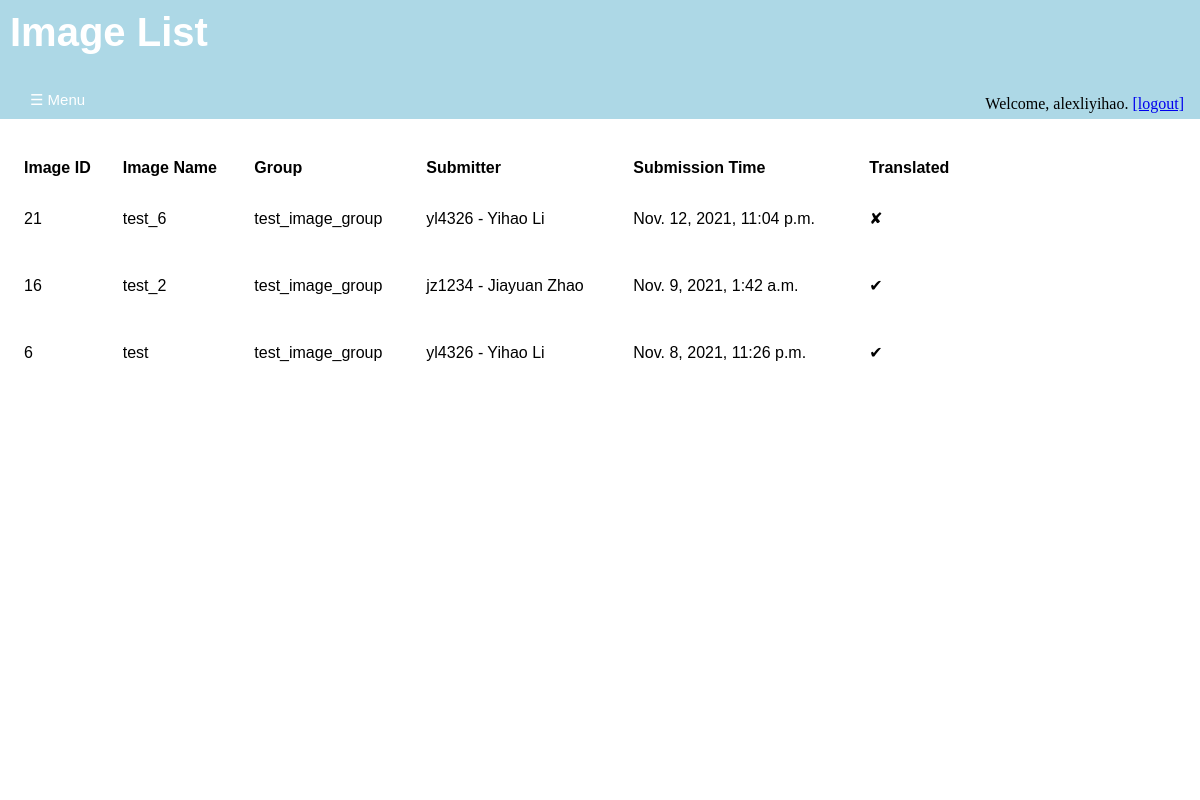
Screenshot of /annotations/image_list/ (signed in) with the database file from the repository.
### annotations/models.py (models this page shows, shortened)
class Image(models.Model):
    image_name = models.CharField(
        max_length = 200,
        unique = True
        )
    submission_date = models.DateTimeField(
        'date of submission',
        auto_now_add = True
        )
    image_upload = models.FileField(upload_to = svs_rename)
    translated = models.BooleanField(default = 'False')
    svs_path = models.FilePathField(
        path = f"{settings.HOME_PATH}/{settings.SVS_PATH}",
        match = ".*\.svs",
        null = True,
        blank = True
        )
    dzi_path = models.FilePathField(
        path = f"{settings.HOME_PATH}/{settings.DZI_PATH}",
        match = ".*\.dzi",
        null = True,
        blank = True
        )
    height = models.PositiveIntegerField(null = True, blank = True)
    width = models.PositiveIntegerField(null = True, blank = True)
    image_description = models.TextField()
    completely_annotated = models.BooleanField(default = 'False')
    group = models.ForeignKey(
        ImageGroup,
        on_delete = models.SET_NULL,
        blank = True,
        null = True
        )
    submit_user = models.ForeignKey(
        User,
        on_delete = models.PROTECT,
        blank = True,
        null = True
        )

class ImageGroup(models.Model):
    group_name = models.CharField(
        max_length = 40,
        unique = True
        )
    group_description = models.TextField(blank = True, null = True)
    def __str__(self):
      return self.group_name

class User(auth_user):
    UNI = models.CharField(
        max_length = 8,
        unique = True
        )
    register_date = models.DateTimeField(
        'date of registration',
        auto_now_add = True,
        blank = True
        )
    organizations = models.ForeignKey(
        'Organization',
        on_delete = models.PROTECT,
        null = True,
        blank = True
        )
    def __str__(self):
      return f"{self.UNI} - {self.first_name} {self.last_name}"

### annotations/views.py (the view)
# urls.py: path('image_list/', views.ImageListView.as_view(), name='image-list'),
class ImageListView(generic.ListView):
    template_name = 'annotations/image_list.html'
    context_object_name = 'image_list'
    def get_queryset(self):
        return Image.objects.order_by('-submission_date')

### annotations/templates/annotations/image_list.html (shortened to what this page needs)
{% extends 'annotations/base.html' %}
{% block content %}
  {% if image_list %}
    <div id='title' class='title'>
      <h1>Image List</h1>
      <div id='login-widget' class='login-widget'>
      {% if user.is_authenticated %}
         <p>Welcome, {{ user.get_username }}.</p>
         <a href="{% url 'annotations:logout' %}">[logout]</a>
      {% else %}
        <p>Welcome, new user.</p>
        <a href="{% url 'annotations:login' %}" >[login]</a>
        <a href="{% url 'annotations:registration' %}" >[register]</a>
      {% endif %}
      </div>
      <button class="openbutton" onclick="openNav()">&#9776; Menu</button>
    </div>
    <div id='body' class='body'>
      <table>
        <tr>
          <th>Image ID</th>
          <th>Image Name</th>
          <th>Group</th>
          <th>Submitter</th>
          <th>Submission Time</th>
          <th>Translated</th>
        </tr>
        {% for image in image_list %}
          <tr>
            <td>{{image.pk}}</td>
            <td>
            {% if image.translated %}
               <a href="{% url 'annotations:image-views' image.id %}">{{ image.image_name }}
               </a>
            {% else %}
               <a>{{image.image_name}}</a>
            {% endif %}
            <td><a> {{ image.group }} </a></td>
            <td><a> {{ image.submit_user }}</a></td>
            <td><a> {{ image.submission_date }}</a></td>
            <td><p> {{ image.translated|yesno:"✔,✘" }} </p></td>
           </tr>
        {% endfor %}
      </table>
    </div>
  {% else %}
    <div id='title' class = "title">
      <h1>No images are available.</h1>
    </div>
  {% endif %}
{% endblock %}

### annotations/static/annotations/style.css (style rules this page uses)
div#login-widget.login-widget { position: absolute; right: 1em; bottom: 0px; width: auto; height: 1.5em; }
.login-widget a { display: inline-block; }
.login-widget p { display: inline-block; margin-block-start: 0em; margin-block-end: 0em; }
div#title.title { background-color: lightblue; align-items: center; position:fixed; top:0px; left:0px; height:calc(10% + 39px); width: 100%; transition: margin-left .3s; transition: width .3s; display: flex; flex: 1 1 auto; justify-content: flex-start; }
.title h1 { position: absolute; font-size: 2.5em; z-index: 1; top: 0em; margin-block-start: 0em; margin-block-end: 0em; padding-top: 0.25em; padding-left: 0.25em; }
.openbutton { position: absolute; bottom: 0; z-index: 1; font-size: 15px; cursor: pointer; background-color: lightblue; color: white; float: left; padding: 10px 2em; border: none; }
div#body.body { position:absolute; left:0px; top: calc(10% + 39px); height: 85%; width: 100%; background-color: white; transition: margin-left .3s; transition: width .3s; display: flex; flex: 1 1 auto; flex-direction:column; justify-content: flex-start; padding-left: 1em; }
h1 { display: table-cell; color: white; text-align: left; font-size: 2em; font-family: Arial, Helvetica, sans-serif; }
table { top: 10%; margin-top: 2em; width: 80%; padding: 0; border-collapse: collapse; font-family: Arial, Helvetica, sans-serif; table-layout:auto; }
td, th { text-align: left; padding: 0.5em; text-decoration: none; }
.body a { text-decoration: none; }
.body a:link { color:black; }

### rows the page displays
Image: pk "21", image_name "test_6", group "test_image_group", submit_user "yl4326 - Yihao Li", submission_date "Nov. 12, 2021, 11:04 p.m.", translated "✘"
Image: pk "16", image_name "test_2", group "test_image_group", submit_user "jz1234 - Jiayuan Zhao", submission_date "Nov. 9, 2021, 1:42 a.m.", translated "✔"
Image: pk "6", image_name "test", group "test_image_group", submit_user "yl4326 - Yihao Li", submission_date "Nov. 8, 2021, 11:26 p.m.", translated "✔"

### other values shown
{{ user.get_username }} "alexliyihao"
